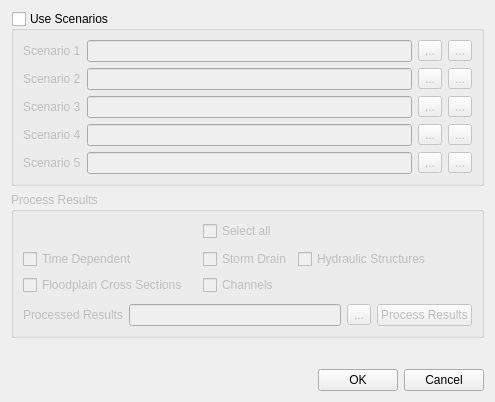
<?xml version="1.0" encoding="UTF-8"?>
<ui version="4.0">
 <class>Dialog</class>
 <widget class="QDialog" name="Dialog">
  <property name="geometry">
   <rect>
    <x>0</x>
    <y>0</y>
    <width>495</width>
    <height>402</height>
   </rect>
  </property>
  <property name="windowTitle">
   <string>Project Review - Scenarios</string>
  </property>
  <layout class="QGridLayout" name="gridLayout">
   <item row="0" column="0" colspan="3">
    <widget class="QGroupBox" name="use_scenarios_grpbox">
     <property name="title">
      <string>Use Scenarios</string>
     </property>
     <property name="checkable">
      <bool>true</bool>
     </property>
     <property name="checked">
      <bool>false</bool>
     </property>
     <layout class="QGridLayout" name="gridLayout_2">
      <item row="4" column="1">
       <widget class="QLineEdit" name="scenario5_le"/>
      </item>
      <item row="4" column="2">
       <widget class="QToolButton" name="scenario5_btn">
        <property name="text">
         <string>...</string>
        </property>
       </widget>
      </item>
      <item row="0" column="1">
       <widget class="QLineEdit" name="scenario1_le"/>
      </item>
      <item row="3" column="1">
       <widget class="QLineEdit" name="scenario4_le"/>
      </item>
      <item row="3" column="2">
       <widget class="QToolButton" name="scenario4_btn">
        <property name="text">
         <string>...</string>
        </property>
       </widget>
      </item>
      <item row="0" column="2">
       <widget class="QToolButton" name="scenario1_btn">
        <property name="text">
         <string>...</string>
        </property>
       </widget>
      </item>
      <item row="2" column="1">
       <widget class="QLineEdit" name="scenario3_le"/>
      </item>
      <item row="3" column="0">
       <widget class="QLabel" name="label_4">
        <property name="text">
         <string>Scenario 4</string>
        </property>
       </widget>
      </item>
      <item row="4" column="0">
       <widget class="QLabel" name="label_5">
        <property name="text">
         <string>Scenario 5</string>
        </property>
       </widget>
      </item>
      <item row="1" column="2">
       <widget class="QToolButton" name="scenario2_btn">
        <property name="text">
         <string>...</string>
        </property>
       </widget>
      </item>
      <item row="1" column="1">
       <widget class="QLineEdit" name="scenario2_le"/>
      </item>
      <item row="2" column="2">
       <widget class="QToolButton" name="scenario3_btn">
        <property name="text">
         <string>...</string>
        </property>
       </widget>
      </item>
      <item row="2" column="0">
       <widget class="QLabel" name="label_3">
        <property name="text">
         <string>Scenario 3</string>
        </property>
       </widget>
      </item>
      <item row="1" column="0">
       <widget class="QLabel" name="label_2">
        <property name="text">
         <string>Scenario 2</string>
        </property>
       </widget>
      </item>
      <item row="0" column="0">
       <widget class="QLabel" name="label">
        <property name="text">
         <string>Scenario 1</string>
        </property>
       </widget>
      </item>
      <item row="0" column="3">
       <widget class="QToolButton" name="del_scenario1_btn">
        <property name="text">
         <string>...</string>
        </property>
        <property name="icon">
         <iconset>
          <normaloff>../img/remove.svg</normaloff>../img/remove.svg</iconset>
        </property>
       </widget>
      </item>
      <item row="1" column="3">
       <widget class="QToolButton" name="del_scenario2_btn">
        <property name="text">
         <string>...</string>
        </property>
        <property name="icon">
         <iconset>
          <normaloff>../img/remove.svg</normaloff>../img/remove.svg</iconset>
        </property>
       </widget>
      </item>
      <item row="2" column="3">
       <widget class="QToolButton" name="del_scenario3_btn">
        <property name="text">
         <string>...</string>
        </property>
        <property name="icon">
         <iconset>
          <normaloff>../img/remove.svg</normaloff>../img/remove.svg</iconset>
        </property>
       </widget>
      </item>
      <item row="3" column="3">
       <widget class="QToolButton" name="del_scenario4_btn">
        <property name="text">
         <string>...</string>
        </property>
        <property name="icon">
         <iconset>
          <normaloff>../img/remove.svg</normaloff>../img/remove.svg</iconset>
        </property>
       </widget>
      </item>
      <item row="4" column="3">
       <widget class="QToolButton" name="del_scenario5_btn">
        <property name="text">
         <string>...</string>
        </property>
        <property name="icon">
         <iconset>
          <normaloff>../img/remove.svg</normaloff>../img/remove.svg</iconset>
        </property>
       </widget>
      </item>
     </layout>
    </widget>
   </item>
   <item row="3" column="0">
    <spacer name="horizontalSpacer">
     <property name="orientation">
      <enum>Qt::Horizontal</enum>
     </property>
     <property name="sizeHint" stdset="0">
      <size>
       <width>40</width>
       <height>20</height>
      </size>
     </property>
    </spacer>
   </item>
   <item row="1" column="0" colspan="3">
    <widget class="QGroupBox" name="process_results_grp">
     <property name="enabled">
      <bool>false</bool>
     </property>
     <property name="title">
      <string>Process Results</string>
     </property>
     <layout class="QGridLayout" name="gridLayout_3">
      <item row="2" column="0" colspan="2">
       <layout class="QGridLayout" name="gridLayout_4">
        <item row="2" column="1" rowspan="2">
         <widget class="QPushButton" name="process_results_btn">
          <property name="text">
           <string>Process Results</string>
          </property>
         </widget>
        </item>
        <item row="0" column="0" colspan="2">
         <layout class="QGridLayout" name="gridLayout_5">
          <item row="2" column="2">
           <widget class="QCheckBox" name="hydrostruct_chbox">
            <property name="text">
             <string>Hydraulic Structures</string>
            </property>
           </widget>
          </item>
          <item row="2" column="0">
           <widget class="QCheckBox" name="timdep_chbox">
            <property name="text">
             <string>Time Dependent</string>
            </property>
           </widget>
          </item>
          <item row="0" column="1">
           <widget class="QCheckBox" name="select_all_chbox">
            <property name="text">
             <string>Select all</string>
            </property>
           </widget>
          </item>
          <item row="2" column="1">
           <widget class="QCheckBox" name="stormdrain_chbox">
            <property name="text">
             <string>Storm Drain</string>
            </property>
           </widget>
          </item>
          <item row="3" column="0">
           <widget class="QCheckBox" name="fpxs_chbox">
            <property name="text">
             <string>Floodplain Cross Sections</string>
            </property>
           </widget>
          </item>
          <item row="3" column="2">
           <spacer name="horizontalSpacer_5">
            <property name="orientation">
             <enum>Qt::Horizontal</enum>
            </property>
            <property name="sizeHint" stdset="0">
             <size>
              <width>40</width>
              <height>20</height>
             </size>
            </property>
           </spacer>
          </item>
          <item row="0" column="0">
           <spacer name="horizontalSpacer_3">
            <property name="orientation">
             <enum>Qt::Horizontal</enum>
            </property>
            <property name="sizeHint" stdset="0">
             <size>
              <width>40</width>
              <height>20</height>
             </size>
            </property>
           </spacer>
          </item>
          <item row="0" column="2">
           <spacer name="horizontalSpacer_4">
            <property name="orientation">
             <enum>Qt::Horizontal</enum>
            </property>
            <property name="sizeHint" stdset="0">
             <size>
              <width>40</width>
              <height>20</height>
             </size>
            </property>
           </spacer>
          </item>
          <item row="3" column="1">
           <widget class="QCheckBox" name="channels_chbox">
            <property name="text">
             <string>Channels</string>
            </property>
           </widget>
          </item>
          <item row="1" column="0" colspan="3">
           <spacer name="verticalSpacer_2">
            <property name="orientation">
             <enum>Qt::Vertical</enum>
            </property>
            <property name="sizeHint" stdset="0">
             <size>
              <width>20</width>
              <height>10</height>
             </size>
            </property>
           </spacer>
          </item>
         </layout>
        </item>
        <item row="2" column="0" rowspan="2">
         <layout class="QHBoxLayout" name="horizontalLayout">
          <item>
           <widget class="QLabel" name="label_6">
            <property name="text">
             <string>Processed Results</string>
            </property>
           </widget>
          </item>
          <item>
           <widget class="QLineEdit" name="processed_results_le"/>
          </item>
          <item>
           <widget class="QToolButton" name="save_processed_results_file_btn">
            <property name="text">
             <string>...</string>
            </property>
           </widget>
          </item>
         </layout>
        </item>
        <item row="1" column="0" colspan="2">
         <spacer name="verticalSpacer_3">
          <property name="orientation">
           <enum>Qt::Vertical</enum>
          </property>
          <property name="sizeHint" stdset="0">
           <size>
            <width>20</width>
            <height>10</height>
           </size>
          </property>
         </spacer>
        </item>
       </layout>
      </item>
     </layout>
    </widget>
   </item>
   <item row="3" column="1">
    <widget class="QPushButton" name="ok_btn">
     <property name="text">
      <string>OK</string>
     </property>
    </widget>
   </item>
   <item row="3" column="2">
    <widget class="QPushButton" name="cancel_btn">
     <property name="text">
      <string>Cancel</string>
     </property>
    </widget>
   </item>
   <item row="2" column="0">
    <spacer name="verticalSpacer">
     <property name="orientation">
      <enum>Qt::Vertical</enum>
     </property>
     <property name="sizeHint" stdset="0">
      <size>
       <width>20</width>
       <height>40</height>
      </size>
     </property>
    </spacer>
   </item>
  </layout>
 </widget>
 <resources/>
 <connections/>
</ui>
